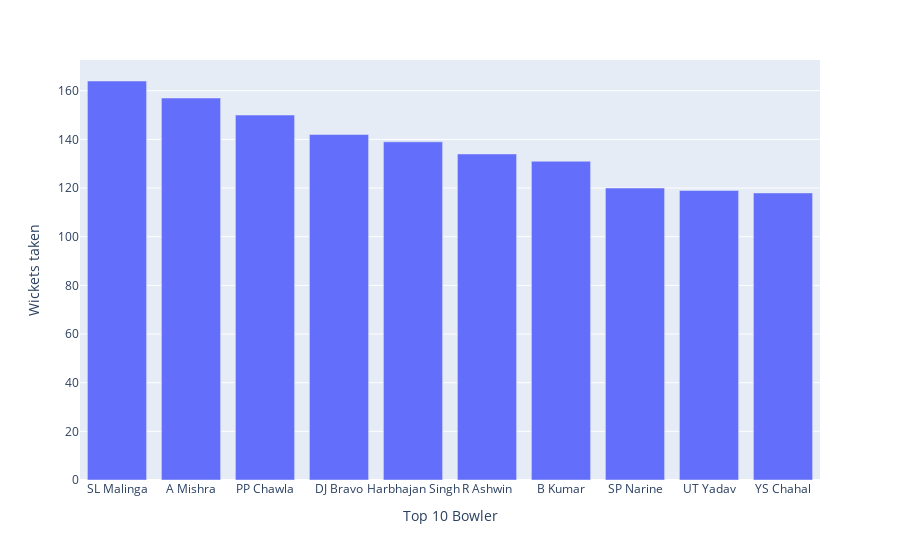

Notebook code cell kept with this figure:
### Code cell
top_bowls(df1,df2,'Overall')

### Figure 1 — Plotly figure (JSON) as saved in the notebook; plotly's stock layout.template omitted (floating-point values rounded to 4 significant figures)
{"data": [{"alignmentgroup": "True", "hovertemplate": "Top 10 Bowler=%{x}<br>Wickets taken=%{y}<extra></extra>", "legendgroup": "", "marker": {"color": "#636efa", "pattern": {"shape": ""}}, "name": "", "offsetgroup": "", "orientation": "v", "showlegend": false, "textposition": "auto", "type": "bar", "x": ["SL Malinga", "A Mishra", "PP Chawla", "DJ Bravo", "Harbhajan Singh", "R Ashwin", "B Kumar", "SP Narine", "UT Yadav", "YS Chahal"], "xaxis": "x", "y": [164, 157, 150, 142, 139, 134, 131, 120, 119, 118], "yaxis": "y"}], "layout": {"barmode": "relative", "legend": {"tracegroupgap": 0}, "margin": {"t": 60}, "xaxis": {"anchor": "y", "domain": [0, 1], "title": {"text": "Top 10 Bowler"}}, "yaxis": {"anchor": "x", "domain": [0, 1], "title": {"text": "Wickets taken"}}}}
